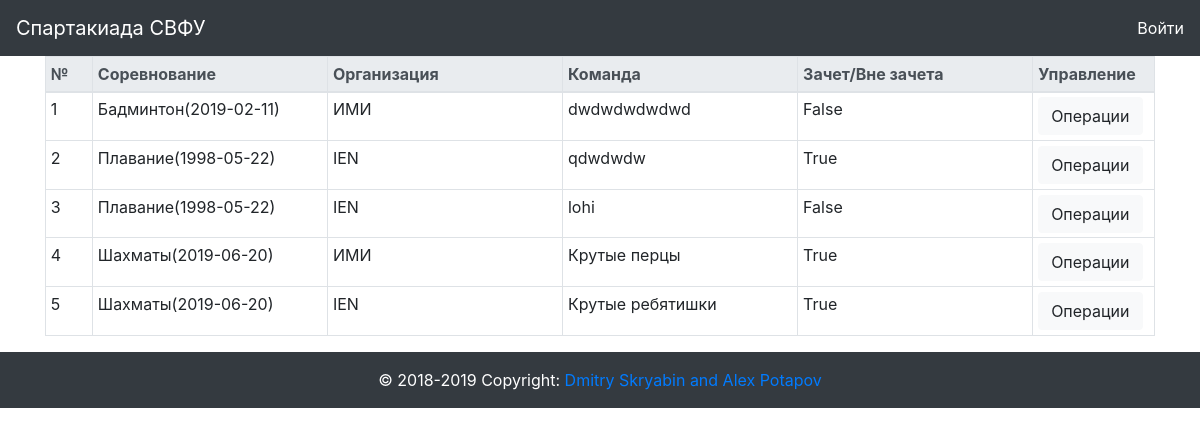
/CM/teamtable/, run on the app's committed database.
### sport/models.py (models this page shows, shortened)
class Team(models.Model):
    competition = models.ForeignKey(Competition, verbose_name="Соревнование", db_index=True, on_delete=models.CASCADE)
    organization = models.ForeignKey(Department, verbose_name="Организация", db_index=True, on_delete=models.CASCADE)
    name = models.CharField(max_length=100, verbose_name= "Название команды", db_index=True)
    not_resultable = models.BooleanField(verbose_name='В зачете', default=False)
    approved = models.BooleanField(verbose_name="Утвержден", default=False)

class Competition(models.Model):
    date = models.DateField(verbose_name = "Дата соревнования", default=datetime.date.today())
    place = models.ForeignKey(Place, verbose_name = "Место проведения", null = True, blank = True, on_delete = models.CASCADE)
    sport = models.ForeignKey(Sport, verbose_name = "Вид Спорта", db_index = True, on_delete = models.CASCADE)
    result = models.BooleanField(verbose_name="Проведено", default = False)
    def __str__(self):
        return self.sport.name + '(' + str(self.date) + ')'

class Sport(models.Model):
    type = models.CharField(choices=SportType, verbose_name="Тип спорта", max_length=10)
    name = models.CharField(verbose_name="Вид спорта", max_length=200, db_index=True)
    class Meta:
        ordering = ['name']
        verbose_name = "вид спорта"
        verbose_name_plural = "виды спорта"

class Department(models.Model):
    name = models.CharField(max_length=100, verbose_name="Организация", db_index=True)
    def __str__(self):
        return self.name

### sport/views.py (the view)
# urls.py: path('teamtable/', views.teamtable, name='team_table'), # Таблица: список-заявок
def teamtable(request):
    teams = Team.objects.all().order_by('competition')
    context={
        'teams': teams,
    }
    return render(request, 'sport/teamtable.html', context)

### sport/template/sport/teamtable.html (shortened to what this page needs)
{% extends "sport/index.html" %}
{% block teamtable %}
<div class="container">
        <div>
            <table class="table table-hover table-bordered table-sm table-justified">
                <thead class="active thead-light">
                        <th class="table-warning" style="width: 4%">№</th>
                        <th style="width: 20%">Соревнование</th>
                        <th style="width: 20%">Организация</th>
                        <th style="width: 20%">Команда</th>
                        <th style="width: 20%">Зачет/Вне зачета</th>
                        <th style="width: 10%">Управление</th>
                </thead>
                <tbody>
                    {% for t in teams %}
                    <tr>
                            <td>{{ forloop.counter }}</td>
                            <td>{{t.competition}} </td>
                            <td>{{t.organization}}</td>
                            <td>{{t.name}} </td>
                            <td>{{t.not_resultable}}</td>
                            <td>
                                <div class="dropdown">
                                    <a class="btn btn-light dropdown-toggle-none" role="button" id="dropdownMenuLink" data-toggle="dropdown" aria-haspopup="true" aria-expanded="false">
                                        Операции
                                    </a>
                                </div>
                            </td>
                    </tr>
                    {% endfor %}
                </tbody>
            </table>
        </div>
</div>
{% endblock %}

### data on the page
Team: competition "Бадминтон(2019-02-11)", organization "ИМИ", name "dwdwdwdwdwd", not_resultable "False"
Team: competition "Плавание(1998-05-22)", organization "IEN", name "qdwdwdw", not_resultable "True"
Team: competition "Плавание(1998-05-22)", organization "IEN", name "lohi", not_resultable "False"
Team: competition "Шахматы(2019-06-20)", organization "ИМИ", name "Крутые перцы", not_resultable "True"
Team: competition "Шахматы(2019-06-20)", organization "IEN", name "Крутые ребятишки", not_resultable "True"
